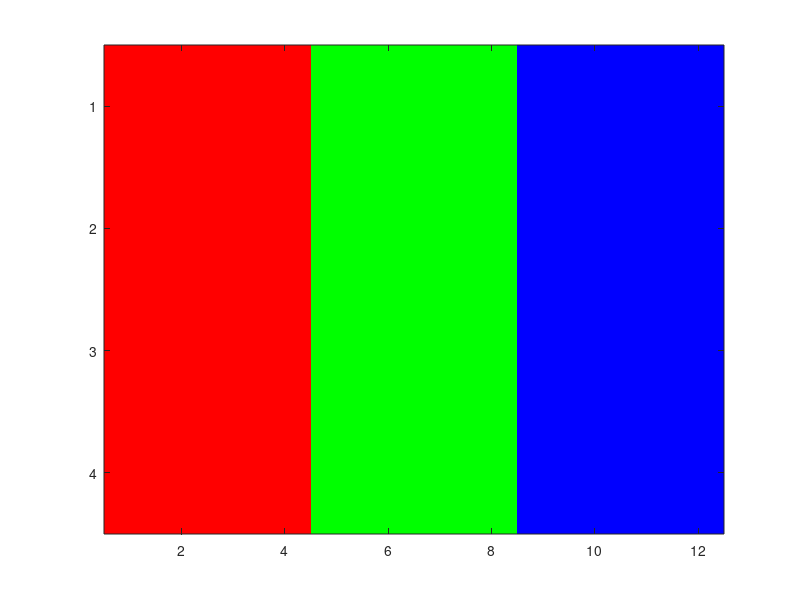
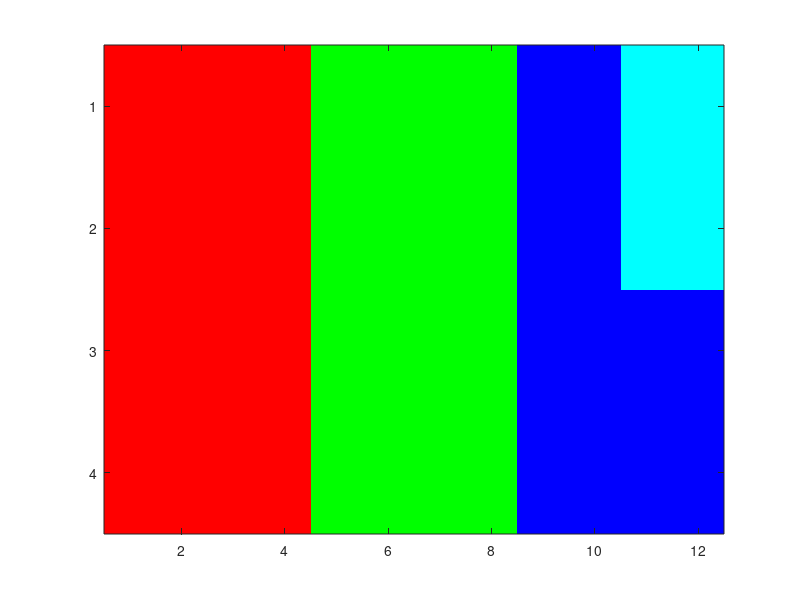

Source code (MATLAB) for these figures, in order:
clear
clc
close all

% Let's start with one pixel
% figure
% img(1,1,1) = 255;     %Red
% img(1,1,2) = 0;   %Green
% img(1,1,3) = 0;   %Blue
% % 
% image( uint8(img) )
% imshow( uint8(img) )
% axis off; axis equal

%======================================================

% %A little bit bigger
% figure
% img(1:3,1:3,1) = [255 0 0
%                   255 255 0
%                   255 128 0];
% 
% img(1:3,1:3,2) = [0 255 0
%                   255 0 255
%                   255 128 0];              
% 
% img(1:3,1:3,3) = [0 0 255
%                   0 255 255
%                   255 128 0]; 

% img(1,1,1) = 255
% img(1,2,1) = 0
% img(1,3,1) = 0
% img(1,1:3,1) = [255 0 0];
% img(1,1:3,2) = [0 255 0];
% img(1,1:3,3) = [0 0 255];
% 
% img(2,1:3,1) = [255 255 0];
% img(2,1:3,2) = [255 0 255];
% img(2,1:3,3) = [0 255 255];
% % 
% img(3,1:3,1) = [255 128 0];
% img(3,1:3,2) = [255 128 0];
% img(3,1:3,3) = [255 128 0];
% % 
% image(uint8(img))
% img
% % imshow(uint8(img))
% axis off; axis equal

%======================================================

%Even bigger
figure
img(1:4,1:12,1) = [255 255 255 255    0 0 0 0           0 0 0 0
                   255 255 255 255    0 0 0 0           0 0 0 0
                   255 255 255 255    0 0 0 0           0 0 0 0
                   255 255 255 255    0 0 0 0           0 0 0 0];
img(1:4,1:12,2) = [0 0 0 0          255 255 255 255     0 0 0 0
                   0 0 0 0          255 255 255 255     0 0 0 0 
                   0 0 0 0          255 255 255 255     0 0 0 0
                   0 0 0 0          255 255 255 255     0 0 0 0];
img(1:4,1:12,3) = [0 0 0 0          0 0 0 0            255 255 255 255
                   0 0 0 0          0 0 0 0            255 255 255 255
                   0 0 0 0          0 0 0 0            255 255 255 255
                   0 0 0 0          0 0 0 0            255 255 255 255];
image(img)
% %  %Pixel play                        
z = [0 0
       0 0];
% %    
o = [255 255
       255 255];
% %   
figure
% img(2:3, 2:3, 1) = z;
% image(img)

% img(2:3,2:3,2)=o;
% image(img)

% img(1:2,11:12,1)=o;
% image(img)

img(1:2,11:12,2)=o;
image(img)
% % 
% image(uint8(img))
% % imshow(uint8(img))
% axis off; axis equal
% 
% % %Color selector
% figure
% red = 0;
% green = 0;
% blue= 0;
% 
% img(:,:,1) = red;
% img(:,:,2) = green;
% img(:,:,3) = blue;
% 
% while true
%     [x y] = ginput(1);
% 
%     if x<85
%         red = round(256-y);
%         img(:,:,1) = (256-y);
%     elseif x>85 & x<170
%         green = round(256-y);
%         img(:,:,2) =(256-y);
%     else
%         blue = round(256-y);
%         img(:,:,3) = (256-y);
%     end
% 
%     image(1:256,1:256,uint8(img))
%     % imshow(img)
%     axis off; axis( [1 256 1 256])
%     text(-30,1,'255')
%     text(-30,256,'0')
%     tag = sprintf('Red = %d                          Green = %d                          Blue = %d',red,green,blue);
%     title(tag) 
% end

% Reading images
% img = imread('color_strip.jpg','jpg');
% figure
% image(img);
% img
% axis off; axis equal
%  
% [rows, columns, colors] = size(img)
% [rows, columns] = size(img)

% Flip Vertical
% figure
% image(  img(end:-1:1,:, :)  )
% axis off; axis equal

%Make Hoirzontal 
%     Matlab does not like to operate on 3D arrays. This won't work
%     figure
%     himg = img'
%     image(  himg  )
%     axis off; axis equal

% %     Must do it this way
%     figure
%     himg(:,:,1) =img(:,:,1)'; 
%     himg(:,:,2) =img(:,:,2)'; 
%     himg(:,:,3) =img(:,:,3)'; 
%     image(  himg  )
%     axis off; axis equal
% % 
% % Flip Horizontal
% figure
% image(himg(:,end:-1:1, :))
% axis off; axis equal



